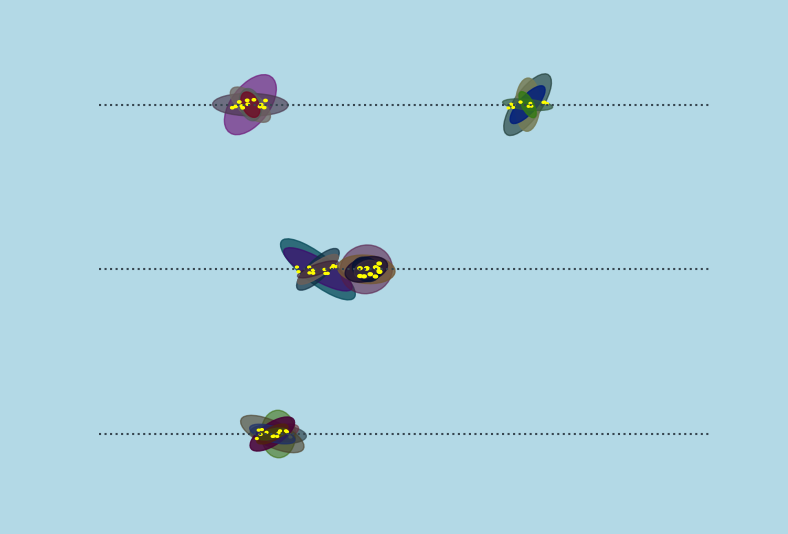

Reproduce this figure in Python.
# Cheela

import matplotlib.pyplot as plt
import matplotlib.patches as patches
import numpy as np
import random

def draw_cheela(ax, center, size):
    x, y = center
    # body
    for _ in range(5):  
        width, height = size
        ellipse = patches.Ellipse((x, y), width, height, 
                                  color=(random.uniform(0, 0.5), random.uniform(0, 0.5), random.uniform(0, 0.5), random.uniform(0.5, 0.9)),
                                  angle=random.uniform(0, 360))
        ax.add_patch(ellipse)
        size = (size[0] * 0.8, size[1] * 0.8)  

    # eyes
    for _ in range(12):  
        eye_x, eye_y = x + random.uniform(-width/2, width/2), y + random.uniform(-height/2, height/2)
        eye_size = min(width, height) * 0.1
        eye = patches.Circle((eye_x, eye_y), eye_size, color='yellow')
        ax.add_patch(eye)

fig, ax = plt.subplots(figsize=(10, 10))

fig.patch.set_facecolor((0.7, 0.85, 0.9))

ax.set_xlim(-100, 100)
ax.set_ylim(-100, 100)
ax.axis('off')

ax.set_facecolor((0.7, 0.85, 0.9))

# magnetic fields
charcoal_grey = (0.21, 0.27, 0.31)  
for y_line in np.linspace(-80, 80, 3):  
    ax.axhline(y=y_line, color=charcoal_grey, linestyle=':', linewidth=1.5)

for i in range(3):  # Place Cheela on each gridline
    y = np.linspace(-80, 80, 3)[i]
    for _ in range(2):  # Number of Cheela per line
        x = random.uniform(-80, 80)
        size = (random.uniform(20, 40), random.uniform(10, 20))  
        draw_cheela(ax, (x, y), size)

plt.show()
